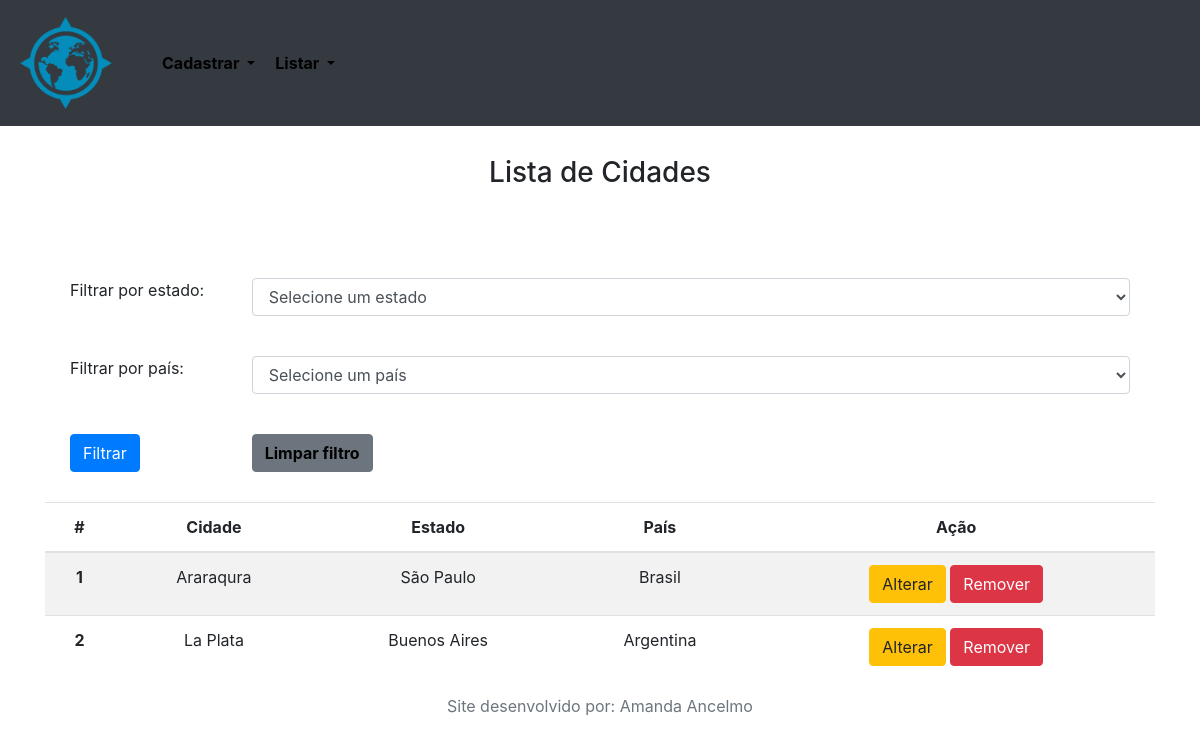
/lista_cidade.php, run on the app's committed database.
### tables this page shows
CREATE TABLE `cidade` (
  `cod_cidade` int(11) NOT NULL,
  `nome_cidade` varchar(100) NOT NULL,
  `cidade_estado` int(11) NOT NULL,
  `cidade_pais` int(11) NOT NULL
);

CREATE TABLE `estado` (
  `cod_estado` int(11) NOT NULL,
  `nome_estado` varchar(100) NOT NULL,
  `sigla` varchar(3) NOT NULL,
  `pais_estado` int(11) NOT NULL
);

CREATE TABLE `pais` (
  `cod_pais` int(11) NOT NULL,
  `nome_pais` varchar(100) NOT NULL
);

### lista_cidade.php (the view, shortened to what this page needs)
<?php
cabecalho();
include "conexao.php";
if(empty($_POST)){
    echo '
        <div class = "container">
            <div class="row text-center">
                <div class="col">
                    <h3>Lista de Cidades</h3>
                </div>
            </div>
            <div class="row">
                <div class="col alerta">
                </div>
            </div>
            <form action="lista_cidade.php" method="POST">
                <div class="row">
                    <div class="col-2">
                        Filtrar por estado:
                    </div>
                    <div class="col">
                        <select id="inputEstado" class="form-control" name="cidadeEstado">
                            <option value="">Selecione um estado</option>
    ';
    echo '
                    </select>
                </div>
            </div>
                <div class="row">
                    <div class="col-2">
                        Filtrar por país:
                    </div>
                    <div class="col">
                        <select id="inputEstado" class="form-control" name="paisEstado">
                            <option value="">Selecione um país</option>
    ';
    echo '
                        </select>
                    </div>
                </div>
                <div class="row">
                    <div class="col-2">
                        <button type="submit" class="btn btn-primary">Filtrar</button>
                    </div>
                    <div class="col">
                        <a type="button" href="lista_cidade.php" class="btn btn-secondary">Limpar filtro</a>
                    </div>
                </div>
            </form>
        </div>
        <table class="table table-striped text-center">
            <thead>
                <tr>
                    <th scope="col">#</th>
                    <th scope="col">Cidade</th>
                    <th scope="col">Estado</th>
                    <th scope="col">País</th>
                    <th scope="col">Ação</th>
                </tr>
            </thead>
            <tbody class="tbody">
    ';
    $query="SELECT cod_cidade, nome_cidade, nome_estado, nome_pais FROM cidade INNER JOIN estado ON cidade_estado = cod_estado
        INNER JOIN pais ON cidade_pais = cod_pais;";
    $resultado = mysqli_query($conexao, $query) or die($conexao);
    while($linha=mysqli_fetch_assoc($resultado)){
        echo '
                    <tr>
                        <th scope="row">'.$linha["cod_cidade"].'</th>
                        <td>'.$linha["nome_cidade"].'</td>
                        <td>'.$linha["nome_estado"].'</td>
                        <td>'.$linha["nome_pais"].'</td>
                        <td>
                            <button class="btn btn-warning alterar_cidade" value="'.$linha["cod_cidade"].'" data-toggle="modal"
                                data-target="#modalAlterar">Alterar</button>
                            <button class="btn btn-danger remover_cidade" value="'.$linha["cod_cidade"].'">Remover</button>
                        </td>
                    </tr>
        ';
    }
    echo '
                </tbody>
            </table>
        </div>
    ';
}
rodape();
?>

### cabecalho.php (shortened to what this page needs)
<?php
function cabecalho(){
    $alt = $GLOBALS["alt"];
    echo "<!DOCTYPE html>
    <html>
        <head>
            <meta charset='utf-8' />
            <script src='js/jquery-3.5.1.min.js'></script>
            <link href='bootstrap/css/bootstrap.min.css' rel='stylesheet' />
            <link href='css/main.css' rel='stylesheet' />
            <script src='bootstrap/js/bootstrap.min.js'></script>
        </head>
        <body>
            <nav class='navbar navbar-expand-md bg-dark navbar-dark'>
            <a href='index.php' class='navbar-brand logotipo'>
                <img src='img/logo.png' class='rounded' alt='$alt' />
            </a>
            <button class='navbar-toggler' type='button' data-toggle='collapse' data-target='#menu'>
                <span class='navbar-toggler-icon'></span>
            </button>
            <div class='collapse navbar-collapse' id='menu'>
                <ul class='navbar-nav'>
                      <li role='presentation' class='dropdown'>
                        <a class='dropdown-toggle' data-toggle='dropdown' href='#' role='button' aria-haspopup='true' aria-expanded='false'>
                          Cadastrar <span class='caret'></span>
                        </a>
                        <ul class='dropdown-menu'>";
                    echo "</ul>
                    </li>
                    <li role='presentation' class='dropdown'>
                    <a class='dropdown-toggle' data-toggle='dropdown' href='#' role='button' aria-haspopup='true' aria-expanded='false'>
                      Listar <span class='caret'></span>
                    </a>
                    <ul class='dropdown-menu'>";
                echo "
                        </ul>
                    </li>";
            echo "</ul>
            </div>
        </nav>
        <main role='main' class='container'>";
}
?>

### rodape.php
<?php
function rodape(){
    $desenvolvedor = $GLOBALS["desenvolvedor"];
    echo "
    </main>
    <nav class='footer text-center navbar-expand-lg'>
        <span class='text-muted'> Site desenvolvido por: $desenvolvedor</span>
    </nav>
    </body>
    </html>
    ";
}
?>

### css/main.css (style rules this page uses)
div { padding:10px; }
a:link { color: black; font-weight:bold; }
li { color: black; margin-left:20px; }
img { height: 100px; }

### data on the page
cidade: cod_cidade "1", nome_cidade "Araraqura", cidade_estado.nome_estado "São Paulo", cidade_pais.nome_pais "Brasil"
cidade: cod_cidade "2", nome_cidade "La Plata", cidade_estado.nome_estado "Buenos Aires", cidade_pais.nome_pais "Argentina"

### other printed values
$desenvolvedor "Amanda Ancelmo"
